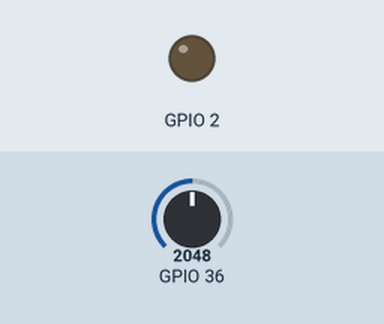
This sketch was run on a simulated ESP32. On the bench: output pins drawn as LEDs (lit = HIGH). Dashed ring = blinking. Inputs (shaded band) come from the test bench; at power-on: GPIO 36 = 2048. What the sketch prints to the serial monitor is not drawn.

Above: at 1.2 s.
1.3 s: GPIO 36 set to 2952
2.8 s: GPIO 36 set to 3041
At 3.2 s:
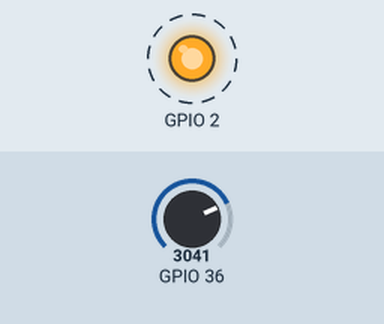
5.8 s: GPIO 36 set to 2960
At 6.5 s:
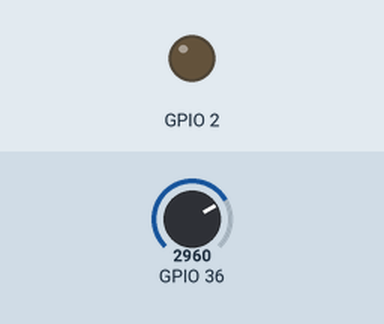
7.3 s: GPIO 36 set to 3040
At 7.7 s:
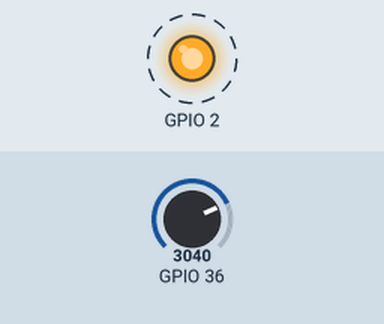
Timing chart, 0 to 11.3 s (numbered marks = the images above; inputs shaded):
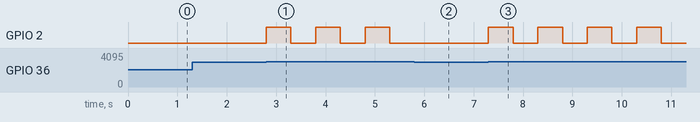

Measured:
- the behaviour switches between 3000 and 3001 on GPIO 36 (found by bisection; images 0 and 1)
- after the input at 2.8 s, GPIO 2: alternates HIGH for 0.50 s and LOW for 0.50 s, starting at once
- after the input at 5.8 s, GPIO 2: stays LOW (without the input it goes to HIGH after 0.00 s)
- after the input at 7.3 s, GPIO 2: alternates HIGH for 0.50 s and LOW for 0.50 s, starting at once

The sketch:

Project_10_Photosensor_Control_LED.ino
```cpp
//**********************************************************************************
/*
 * 名称   : Photosensor_Control_LED
 * 功能   : 光敏传感器控制LED
 * 作者   : http://www.keyes-robot.com/
*/
int item = 0;
void setup() {
  Serial.begin(115200); //设置串口波特率为115200
  pinMode(36, INPUT);    //将光敏传感器连接到GPIO36上，并设置为输入模式
  pinMode(2, OUTPUT);  //将LED连接到GPIO2上，并设置为输出模式
}

void loop() {
  item = analogRead(36);   //光敏传感器读取光照强度，将读取到模拟值赋予变量Item
  Serial.println(item);  //串口打印光敏传感器输出的模拟信号
  if (item > 3000) {  //模拟值大于3000
    digitalWrite(2, HIGH);  //打开LED
    delay(500);  //延迟 500ms
    digitalWrite(2, LOW);  //关闭LED
    delay(500);  //延迟 500ms
  } else {  //否则，模拟值不大于3000
    digitalWrite(2, LOW);  //关闭LED
  }
}
//**********************************************************************************
```
